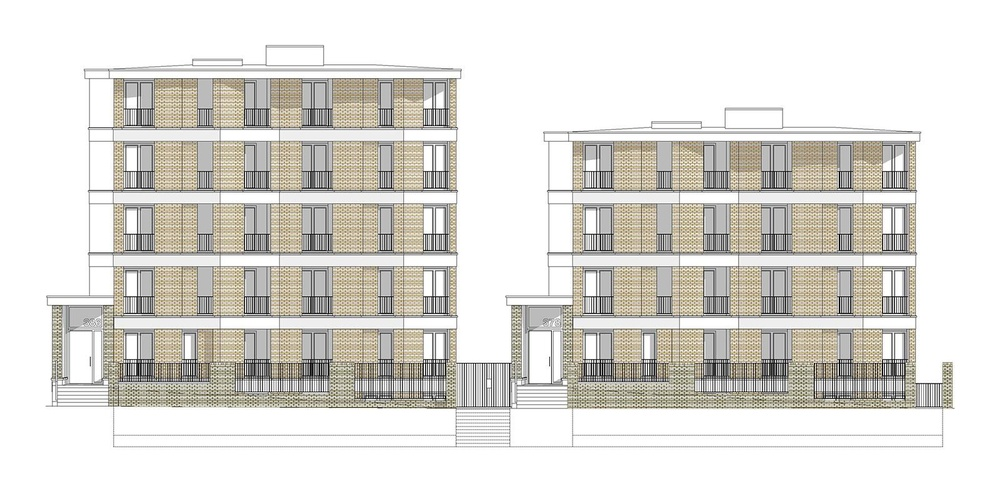
#> input picture notebooks/architecture_cache/architecture_ex_02.jpg, 1000 x 496 px, shrunk from 1600 x 794 before the run
$ jupyter execute architecture_exploration.ipynb   (older library calls are emulated)
#> lines starting #> are read from the running program, lines starting #| are printed output that depends on the picture; after the words box and inside, x2 and y2 are one past the last pixel; in counts of white or black regions, pixels touching at a corner belong together
[cell 1]
import cv2
from matplotlib import pyplot as plt

## Architecture Initial Exploration

Initial exploration into the capacity of image processing and Neural Networks to simplify and automate the repetitive elements of Architecture.
Reference for the below edge detection example using Sobel edge detection methods: https://learnopencv.com/edge-detection-using-opencv/.
The purpose of this notebook is to apply existing edge detection algorithms to determine the ability of these algorithms to capture architectural detail. All attributions of the code go to the original source.

### Sobel Edge Detection

[cell 2]
img = cv2.imread('architecture_cache/architecture_ex_02.jpg')
#> img is the input picture: shape (496, 1000, 3); mean B, G, R 214.8, 219.6, 221.6
plt.imshow(img)
plt.show()

Convert the image to greyscale

[cell 3]
img_gray = cv2.cvtColor(img, cv2.COLOR_BGR2GRAY)
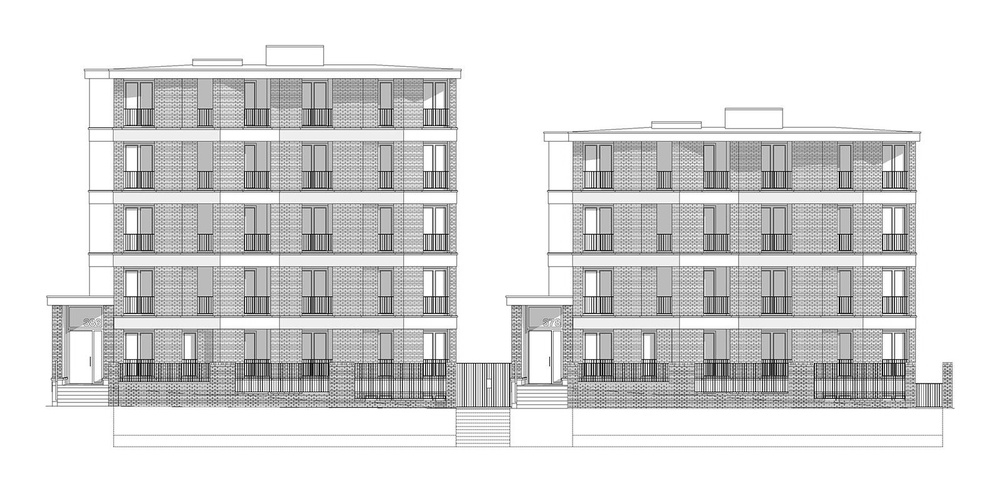
#> img_gray: shape (496, 1000); min 0, max 255, mean 219.7
plt.imshow(img_gray, cmap='gray')
plt.show()

Blur the image using Gaussian Blur.
This will remove smaller redundant detail not neccessarily critical to the major edge detection.

[cell 4]
img_blur = cv2.GaussianBlur(img_gray, (3,3), 0)
plt.imshow(img_blur, cmap='gray')
plt.show()

Perform Sobel edge detection.

[cell 5]
sobel_x = cv2.Sobel(src=img_blur, ddepth=cv2.CV_64F, dx=1, dy=0, ksize=5) # Sobel Edge Detection on the X axis
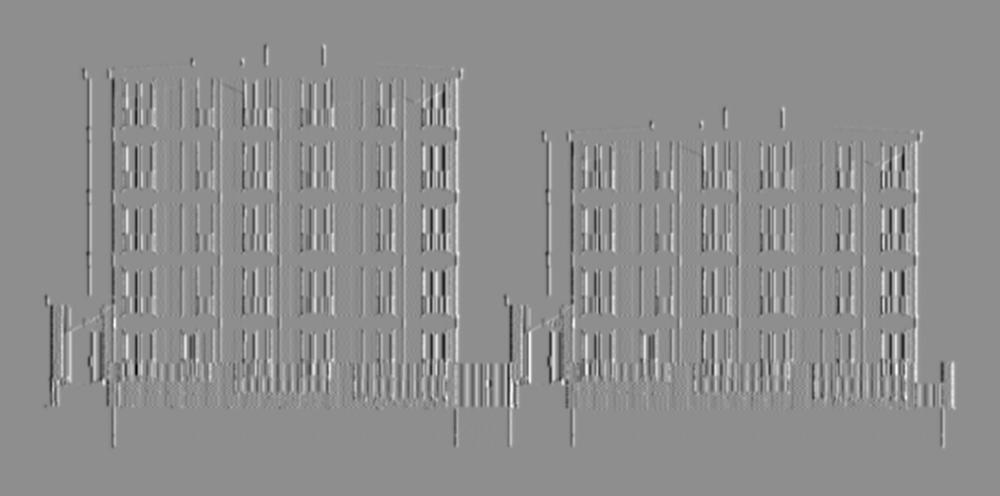
#> sobel_x: shape (496, 1000) float64; min -6084, max 4812, mean 0; drawn with min black and max white
sobel_y = cv2.Sobel(src=img_blur, ddepth=cv2.CV_64F, dx=0, dy=1, ksize=5) # Sobel Edge Detection on the Y axis
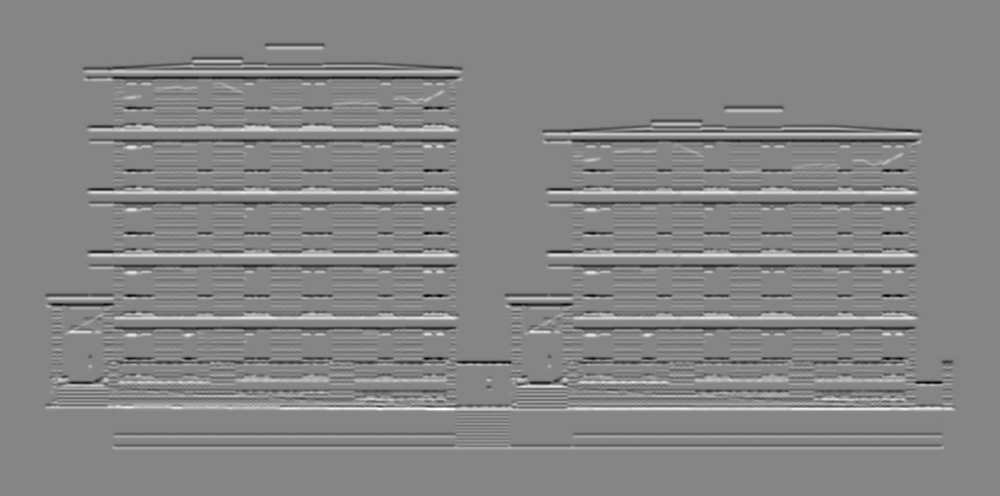
#> sobel_y: shape (496, 1000) float64; min -6047, max 5534, mean 0; drawn with min black and max white
sobel_xy = cv2.Sobel(src=img_blur, ddepth=cv2.CV_64F, dx=1, dy=1, ksize=5) # Combined X and Y Sobel Edge Detection
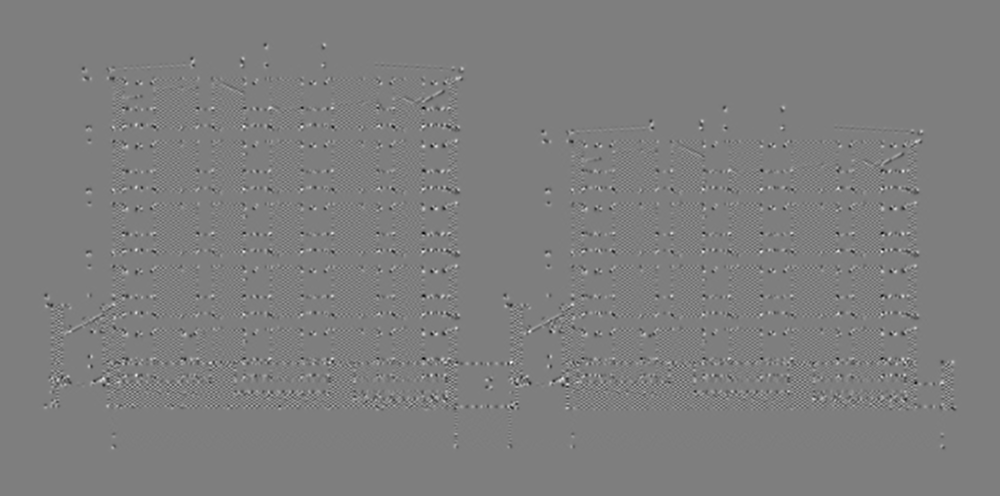
#> sobel_xy: shape (496, 1000) float64; min -1035, max 1049, mean 0; drawn with min black and max white

[cell 6]
plt.imshow(sobel_x, cmap='gray')
plt.show()

[cell 7]
plt.imshow(sobel_y, cmap='gray')
plt.show()

[cell 8]
plt.imshow(sobel_xy, cmap='gray')
plt.show()

### Canny Edge Detection Alternative

[cell 9]
edges = cv2.Canny(image=img_blur, threshold1=100, threshold2=200)
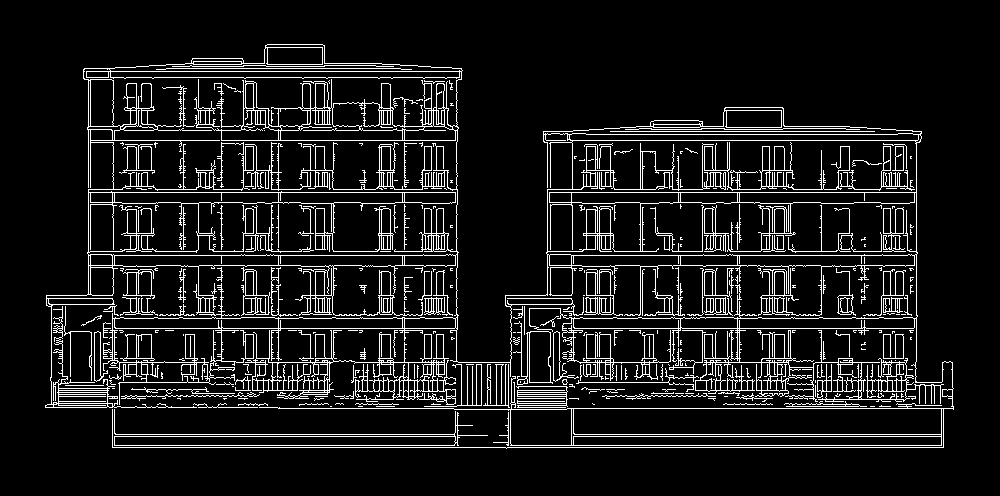
#> edges: shape (496, 1000); 9.7% white in thin lines or dots, all inside (x1, y1, x2, y2) = (45, 44, 954, 449)
plt.imshow(edges, cmap='gray')
plt.show()

$ run again, with notebooks/architecture_cache/architecture_ex_01.jpg copied over notebooks/architecture_cache/architecture_ex_02.jpg
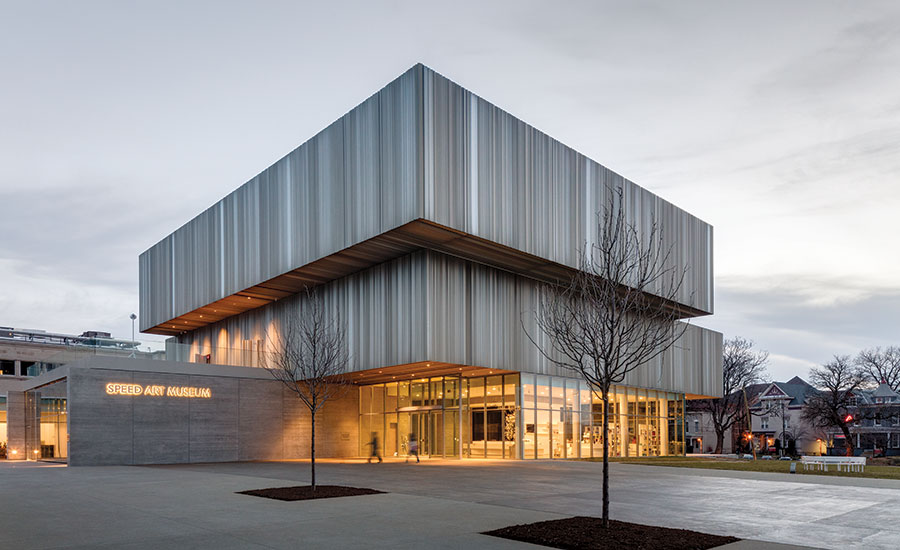
#> input picture notebooks/architecture_cache/architecture_ex_01.jpg, 900 x 550 px
#> img is the input picture: shape (550, 900, 3); mean B, G, R 151.4, 150.7, 153.2
#> `sobel_xy = cv2.Sobel(src=img_blur, ddepth=cv2.CV_64F, dx=1, dy=1, ksiz..`:
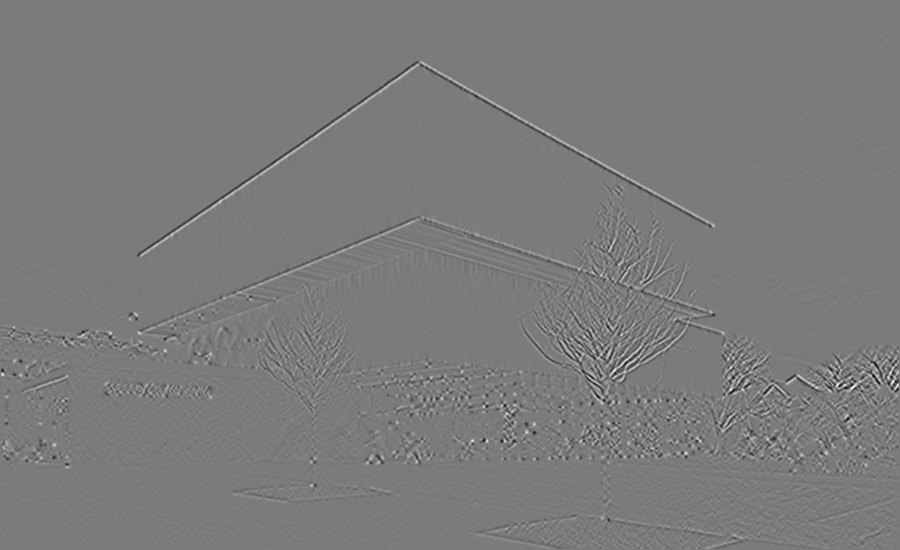
#> sobel_xy: shape (550, 900) float64; min -1396, max 1486, mean 0; drawn with min black and max white
#> `edges = cv2.Canny(image=img_blur, threshold1=100, threshold2=200)`:
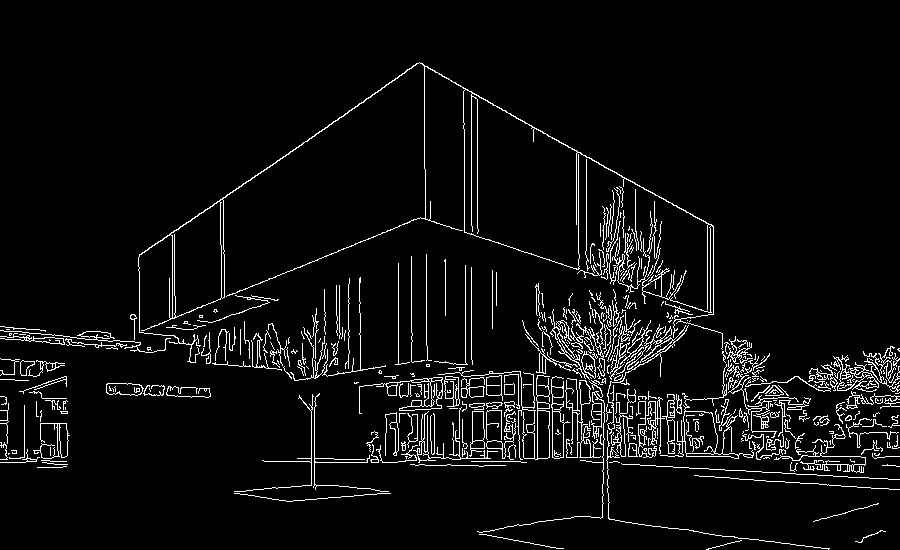
#> edges: shape (550, 900); 5.2% white in thin lines or dots, all inside (x1, y1, x2, y2) = (0, 62, 900, 550)
